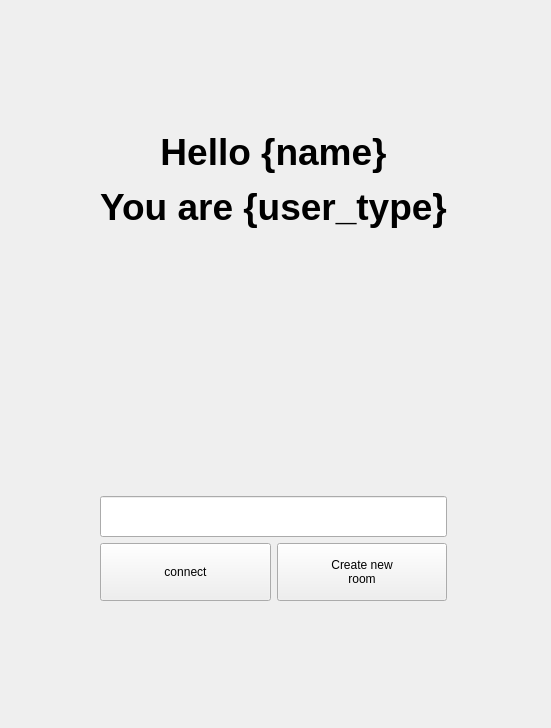
<?xml version="1.0" encoding="UTF-8"?>
<ui version="4.0">
 <class>Form</class>
 <widget class="QWidget" name="Form">
  <property name="geometry">
   <rect>
    <x>0</x>
    <y>0</y>
    <width>551</width>
    <height>728</height>
   </rect>
  </property>
  <property name="windowTitle">
   <string>Form</string>
  </property>
  <property name="styleSheet">
   <string notr="true">.QPushButton{
	height:50%;
	font: 16pt &quot;MS Shell Dlg 2&quot;;
}</string>
  </property>
  <widget class="QWidget" name="layoutWidget">
   <property name="geometry">
    <rect>
     <x>3</x>
     <y>0</y>
     <width>541</width>
     <height>731</height>
    </rect>
   </property>
   <layout class="QGridLayout" name="gridLayout">
    <item row="2" column="2">
     <spacer name="verticalSpacer_3">
      <property name="orientation">
       <enum>Qt::Vertical</enum>
      </property>
      <property name="sizeHint" stdset="0">
       <size>
        <width>20</width>
        <height>40</height>
       </size>
      </property>
     </spacer>
    </item>
    <item row="1" column="3">
     <spacer name="horizontalSpacer_2">
      <property name="orientation">
       <enum>Qt::Horizontal</enum>
      </property>
      <property name="sizeHint" stdset="0">
       <size>
        <width>40</width>
        <height>20</height>
       </size>
      </property>
     </spacer>
    </item>
    <item row="1" column="2">
     <widget class="QLabel" name="label">
      <property name="text">
       <string>&lt;html&gt;&lt;head/&gt;&lt;body&gt;&lt;p align=&quot;center&quot;&gt;&lt;span style=&quot; font-size:28pt; font-weight:600;&quot;&gt;Hello {name}&lt;/span&gt;&lt;/p&gt;&lt;p align=&quot;center&quot;&gt;&lt;span style=&quot; font-size:28pt; font-weight:600;&quot;&gt;You are {user_type}&lt;/span&gt;&lt;/p&gt;&lt;/body&gt;&lt;/html&gt;</string>
      </property>
     </widget>
    </item>
    <item row="1" column="1">
     <spacer name="horizontalSpacer">
      <property name="orientation">
       <enum>Qt::Horizontal</enum>
      </property>
      <property name="sizeHint" stdset="0">
       <size>
        <width>40</width>
        <height>20</height>
       </size>
      </property>
     </spacer>
    </item>
    <item row="4" column="2">
     <widget class="QLineEdit" name="lineEdit">
      <property name="styleSheet">
       <string notr="true">height: 35%;
font: 48pt &quot;MS Shell Dlg 2&quot;;
font: 20pt &quot;MS Shell Dlg 2&quot;;</string>
      </property>
      <property name="text">
       <string/>
      </property>
     </widget>
    </item>
    <item row="0" column="2">
     <spacer name="verticalSpacer_2">
      <property name="orientation">
       <enum>Qt::Vertical</enum>
      </property>
      <property name="sizeHint" stdset="0">
       <size>
        <width>20</width>
        <height>40</height>
       </size>
      </property>
     </spacer>
    </item>
    <item row="6" column="2">
     <spacer name="verticalSpacer_4">
      <property name="orientation">
       <enum>Qt::Vertical</enum>
      </property>
      <property name="sizeHint" stdset="0">
       <size>
        <width>20</width>
        <height>40</height>
       </size>
      </property>
     </spacer>
    </item>
    <item row="5" column="2">
     <layout class="QHBoxLayout" name="horizontalLayout_2">
      <item>
       <widget class="QPushButton" name="pushButton">
        <property name="styleSheet">
         <string notr="true"/>
        </property>
        <property name="text">
         <string>connect</string>
        </property>
       </widget>
      </item>
      <item>
       <widget class="QPushButton" name="create_new_room_button">
        <property name="styleSheet">
         <string notr="true"/>
        </property>
        <property name="text">
         <string>Create new 
room</string>
        </property>
       </widget>
      </item>
     </layout>
    </item>
    <item row="3" column="2">
     <spacer name="verticalSpacer">
      <property name="orientation">
       <enum>Qt::Vertical</enum>
      </property>
      <property name="sizeHint" stdset="0">
       <size>
        <width>20</width>
        <height>40</height>
       </size>
      </property>
     </spacer>
    </item>
   </layout>
  </widget>
 </widget>
 <resources/>
 <connections/>
</ui>
